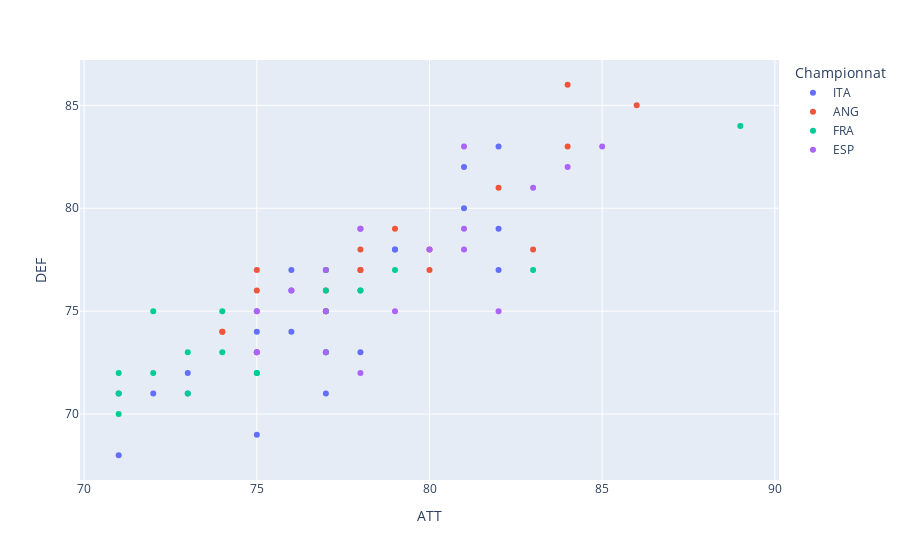

The notebook cell saved with this chart:
### Markdown cell above
### Niveau Théorique

### Code cell
px.scatter(df, x="ATT", y="DEF", color="Championnat", hover_name="Squad")

### Figure 1 — Plotly figure (JSON) as saved in the notebook; plotly's stock layout.template omitted (floating-point values rounded to 4 significant figures)
{"data": [{"hovertemplate": "<b>%{hovertext}</b><br><br>Championnat=ITA<br>ATT=%{x}<br>DEF=%{y}<extra></extra>", "hovertext": ["Milan", "Inter", "Napoli", "Juventus", "Lazio", "Roma", "Fiorentina", "Atalanta", "Hellas Verona", "Torino", "Sassuolo", "Udinese", "Bologna", "Empoli", "Sampdoria", "Spezia", "Salernitana", "Cagliari", "Genoa", "Venezia"], "legendgroup": "ITA", "marker": {"color": "#636efa", "symbol": "circle"}, "mode": "markers", "name": "ITA", "orientation": "v", "showlegend": true, "type": "scatter", "x": [81, 82, 82, 81, 79, 79, 76, 82, 76, 76, 77, 75, 78, 73, 77, 71, 71, 75, 72, 73], "xaxis": "x", "y": [80, 83, 77, 82, 78, 78, 77, 79, 74, 76, 71, 74, 73, 71, 73, 71, 68, 69, 71, 72], "yaxis": "y"}, {"hovertemplate": "<b>%{hovertext}</b><br><br>Championnat=ANG<br>ATT=%{x}<br>DEF=%{y}<extra></extra>", "hovertext": ["Manchester City", "Liverpool", "Chelsea", "Tottenham", "Arsenal", "Manchester Utd", "West Ham", "Leicester City", "Brighton", "Wolves", "Newcastle Utd", "Crystal Palace", "Brentford", "Aston Villa", "Southampton", "Everton", "Leeds United", "Burnley", "Watford", "Norwich City"], "legendgroup": "ANG", "marker": {"color": "#EF553B", "symbol": "circle"}, "mode": "markers", "name": "ANG", "orientation": "v", "showlegend": true, "type": "scatter", "x": [84, 86, 84, 83, 77, 82, 80, 80, 75, 78, 78, 77, 74, 79, 75, 78, 77, 77, 74, 75], "xaxis": "x", "y": [86, 85, 83, 78, 77, 81, 77, 78, 77, 78, 77, 75, 74, 79, 76, 77, 75, 76, 74, 73], "yaxis": "y"}, {"hovertemplate": "<b>%{hovertext}</b><br><br>Championnat=FRA<br>ATT=%{x}<br>DEF=%{y}<extra></extra>", "hovertext": ["Paris S-G", "Marseille", "Monaco", "Rennes", "Nice", "Strasbourg", "Lens", "Lyon", "Nantes", "Lille", "Brest", "Reims", "Montpellier", "Angers", "Troyes", "Lorient", "Clermont Foot", "Saint-Étienne", "Metz", "Bordeaux"], "legendgroup": "FRA", "marker": {"color": "#00cc96", "symbol": "circle"}, "mode": "markers", "name": "FRA", "orientation": "v", "showlegend": true, "type": "scatter", "x": [89, 79, 83, 78, 78, 77, 74, 77, 77, 77, 74, 72, 73, 71, 71, 71, 75, 75, 72, 73], "xaxis": "x", "y": [84, 77, 77, 76, 76, 75, 75, 76, 73, 77, 73, 75, 73, 72, 71, 70, 72, 72, 72, 71], "yaxis": "y"}, {"hovertemplate": "<b>%{hovertext}</b><br><br>Championnat=ESP<br>ATT=%{x}<br>DEF=%{y}<extra></extra>", "hovertext": ["Real Madrid", "Barcelona", "Atlético Madrid", "Sevilla", "Betis", "Real Sociedad", "Villarreal", "Athletic Club", "Valencia", "Osasuna", "Celta Vigo", "Rayo Vallecano", "Elche", "Espanyol", "Getafe", "Mallorca", "Cádiz", "Granada", "Levante", "Alavés"], "legendgroup": "ESP", "marker": {"color": "#ab63fa", "symbol": "circle"}, "mode": "markers", "name": "ESP", "orientation": "v", "showlegend": true, "type": "scatter", "x": [85, 83, 84, 81, 80, 81, 81, 78, 78, 77, 79, 75, 75, 82, 75, 75, 77, 77, 78, 76], "xaxis": "x", "y": [83, 81, 82, 83, 78, 78, 79, 79, 79, 75, 75, 73, 73, 75, 75, 75, 73, 77, 72, 76], "yaxis": "y"}], "layout": {"legend": {"title": {"text": "Championnat"}, "tracegroupgap": 0}, "margin": {"t": 60}, "xaxis": {"anchor": "y", "domain": [0, 1], "title": {"text": "ATT"}}, "yaxis": {"anchor": "x", "domain": [0, 1], "title": {"text": "DEF"}}}}
